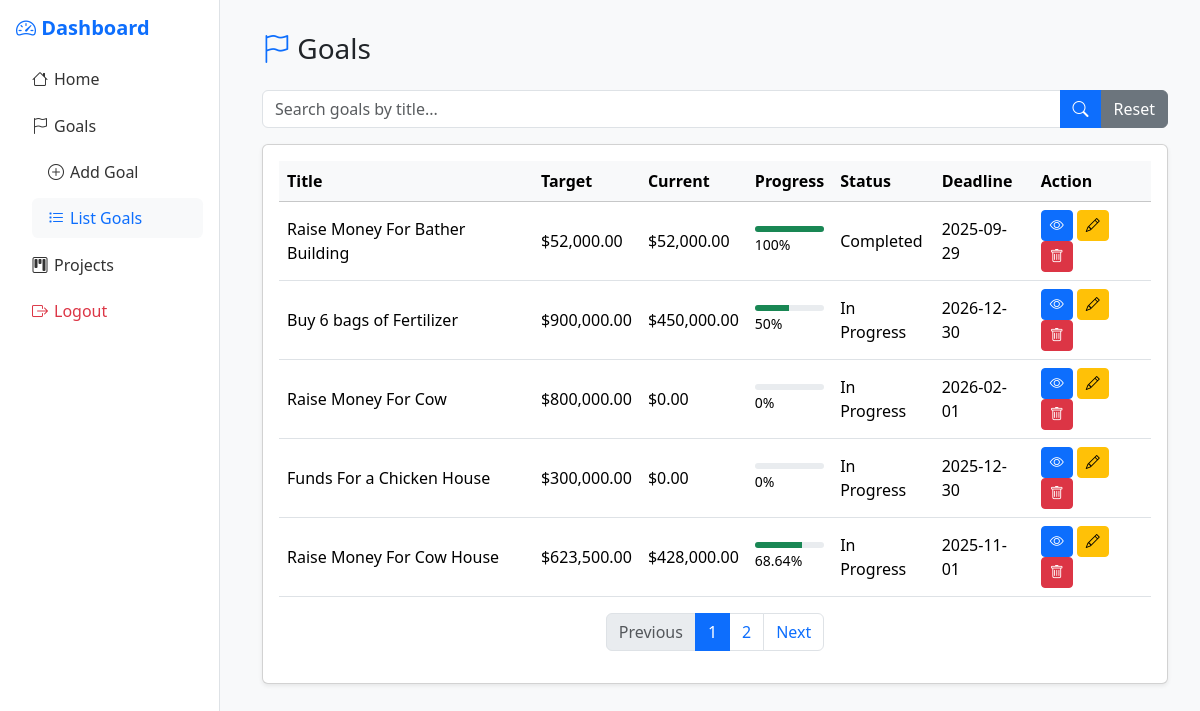
/goal_project_app/goals/list_goals.php (signed in), run on the app's committed database.
### tables this page shows
CREATE TABLE `goals` (
  `id` int(11) NOT NULL,
  `title` varchar(255) NOT NULL,
  `description` text DEFAULT NULL,
  `start_date` date NOT NULL DEFAULT curdate(),
  `deadline` date DEFAULT NULL,
  `target_amount` decimal(12,2) NOT NULL DEFAULT 0.00,
  `current_amount` decimal(12,2) NOT NULL DEFAULT 0.00,
  `progress` decimal(5,2) NOT NULL DEFAULT 0.00,
  `created_at` timestamp NOT NULL DEFAULT current_timestamp(),
  `status` enum('Pending','In Progress','Completed') DEFAULT 'Pending',
  `viewed` tinyint(1) DEFAULT 0
);

### goal_project_app/goals/list_goals.php (the view, shortened to what this page needs)
<?php
require_once __DIR__ . "/../config/db.php";
$perPage = 5;
$page = isset($_GET['page']) && is_numeric($_GET['page']) ? (int) $_GET['page'] : 1;
$offset = ($page - 1) * $perPage;
$search = $_GET['search'] ?? '';
$countSql = "SELECT COUNT(*) FROM goals WHERE title LIKE :search";
$stmtCount = $pdo->prepare($countSql);
$stmtCount->execute(['search' => "%$search%"]);
$totalItems = $stmtCount->fetchColumn();
$totalPages = ceil($totalItems / $perPage);
$sql = "SELECT * FROM goals
        WHERE title LIKE :search
        ORDER BY created_at DESC
        LIMIT :limit OFFSET :offset";
$stmt = $pdo->prepare($sql);
$stmt->bindValue(':search', "%$search%", PDO::PARAM_STR);
$stmt->bindValue(':limit', $perPage, PDO::PARAM_INT);
$stmt->bindValue(':offset', $offset, PDO::PARAM_INT);
$stmt->execute();
$goals = $stmt->fetchAll();
?>
<!DOCTYPE html>
<html lang="en">
<head>
<link href="https://cdn.jsdelivr.net/npm/bootstrap@5.3.2/dist/css/bootstrap.min.css" rel="stylesheet">
<link href="https://cdn.jsdelivr.net/npm/bootstrap-icons/font/bootstrap-icons.css" rel="stylesheet">
</head>
<body>
<div class="sidebar">
    <h5><i class="bi bi-speedometer2"></i> Dashboard</h5>
    <ul class="nav flex-column">
        <li><a class="nav-link" href="../index.php"><i class="bi bi-house"></i> Home</a></li>
        <li>
            <a class="nav-link" data-bs-toggle="collapse" href="#goalsMenu"><i class="bi bi-flag"></i> Goals</a>
            <div class="collapse show" id="goalsMenu">
                <ul class="nav flex-column ms-3">
                    <li><a class="nav-link" href="add_goal.php"><i class="bi bi-plus-circle"></i> Add Goal</a></li>
                    <li><a class="nav-link active" href="list_goals.php"><i class="bi bi-list-task"></i> List Goals</a></li>
                </ul>
            </div>
        </li>
        <li>
            <a class="nav-link" data-bs-toggle="collapse" href="#projectsMenu"><i class="bi bi-kanban"></i> Projects</a>
        </li>
        <li><a class="nav-link text-danger" href="../logout.php"><i class="bi bi-box-arrow-right"></i> Logout</a></li>
    </ul>
</div>
<div class="content">
    <h3 class="mb-4"><i class="bi bi-flag text-primary"></i> Goals</h3>
    <form method="get" class="mb-3">
        <div class="input-group">
            <input type="text" name="search" value="<?= htmlspecialchars($search) ?>" class="form-control" placeholder="Search goals by title...">
            <button class="btn btn-primary" type="submit"><i class="bi bi-search"></i></button>
            <a href="list_goals.php" class="btn btn-secondary">Reset</a>
        </div>
    </form>
    <div class="card shadow-sm">
        <div class="card-body">
            <div class="table-responsive">
                <table class="table table-hover align-middle">
                    <thead class="table-light">
                        <tr>
                            <th>Title</th>
                            <th>Target</th>
                            <th>Current</th>
                            <th>Progress</th>
                            <th>Status</th>
                            <th>Deadline</th>
                            <th>Action</th>
                        </tr>
                    </thead>
                    <tbody>
                        <?php if (empty($goals)): ?>
                            <tr><td colspan="7" class="text-center text-muted">No goals found</td></tr>
                        <?php else: ?>
                            <?php foreach ($goals as $goal):
                                $target = $goal['target_amount'] ?? 0;
                                $current = $goal['current_amount'] ?? 0;
                                $progress = $target > 0 ? round(($current / $target) * 100, 2) : 0;
                            ?>
                            <tr>
                                <td><?= htmlspecialchars($goal['title']) ?></td>
                                <td>$<?= number_format($target, 2) ?></td>
                                <td>$<?= number_format($current, 2) ?></td>
                                <td>
                                    <div class="progress" style="height:6px;">
                                        <div class="progress-bar <?= $progress < 50 ? 'bg-danger' : 'bg-success' ?>" style="width: <?= $progress ?>%;"></div>
                                    </div>
                                    <small><?= $progress ?>%</small>
                                </td>
                                <td><?= htmlspecialchars($goal['status']) ?></td>
                                <td><?= htmlspecialchars($goal['deadline']) ?></td>
                                <td>
                                    <a href="view_goal.php?id=<?= $goal['id'] ?>" class="btn btn-sm btn-primary"><i class="bi bi-eye"></i></a>
                                    <a href="edit_goal.php?id=<?= $goal['id'] ?>" class="btn btn-sm btn-warning"><i class="bi bi-pencil"></i></a>
                                    <button class="btn btn-sm btn-danger btn-delete" data-id="<?= $goal['id'] ?>"><i class="bi bi-trash"></i></button>
                                </td>
                            </tr>
                            <?php endforeach; ?>
                        <?php endif; ?>
                    </tbody>
                </table>
            </div>
            <?php if ($totalPages > 1): ?>
            <nav>
                <ul class="pagination justify-content-center">
                    <li class="page-item <?= ($page <= 1) ? 'disabled' : '' ?>">
                        <a class="page-link" href="?search=<?= urlencode($search) ?>&page=<?= $page - 1 ?>">Previous</a>
                    </li>
                    <?php for ($i = 1; $i <= $totalPages; $i++): ?>
                        <li class="page-item <?= ($i == $page) ? 'active' : '' ?>">
                            <a class="page-link" href="?search=<?= urlencode($search) ?>&page=<?= $i ?>"><?= $i ?></a>
                        </li>
                    <?php endfor; ?>
                    <li class="page-item <?= ($page >= $totalPages) ? 'disabled' : '' ?>">
                        <a class="page-link" href="?search=<?= urlencode($search) ?>&page=<?= $page + 1 ?>">Next</a>
                    </li>
                </ul>
            </nav>
            <?php endif; ?>
        </div>
    </div>
</div>
</body>
</html>

### goal_project_app/goals/list_goals.php (style rules this page uses)
body { background:#f8f9fa; }
.sidebar { min-height: 100vh; width: 220px; background: #fff; border-right: 1px solid #dee2e6; padding: 1rem; position: fixed; top: 0; left: 0; overflow-y: auto; }
.sidebar h5 { font-weight: 600; color: #0d6efd; margin-bottom: 1rem; }
.sidebar .nav-link { color:#333; border-radius:.4rem; margin:.2rem 0; display:flex; align-items:center; gap:6px; }
.sidebar .nav-link:hover, .sidebar .nav-link.active { background:#f8f9fa; color:#0d6efd; }
.content { margin-left: 230px; padding: 2rem; }

### data on the page
goals: title "Raise Money For Bather Building", target_amount "52,000.00", current_amount "52,000.00", progress "100", status "Completed", deadline "2025-09-29"
goals: title "Buy 6 bags of Fertilizer", target_amount "900,000.00", current_amount "450,000.00", progress "50", status "In Progress", deadline "2026-12-30"
goals: title "Raise Money For Cow", target_amount "800,000.00", current_amount "0.00", progress "0", status "In Progress", deadline "2026-02-01"
goals: title "Funds For a Chicken House", target_amount "300,000.00", current_amount "0.00", progress "0", status "In Progress", deadline "2025-12-30"
goals: title "Raise Money For Cow House", target_amount "623,500.00", current_amount "428,000.00", progress "68.64", status "In Progress", deadline "2025-11-01"
